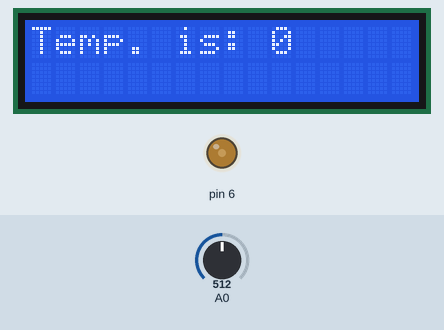
Simulated run of this sketch. Board: Arduino Uno, built with avr-gcc and run on an emulated ATmega328P. Shown: 16×2 character LCD, output pins drawn as LEDs (lit = HIGH). Inputs (shaded band) come from the test bench; at power-on: A0 = 512. What the sketch prints to the serial monitor is not drawn.

Above: at 1.2 s.
1.3 s: A0 set to 716
At 2.8 s:
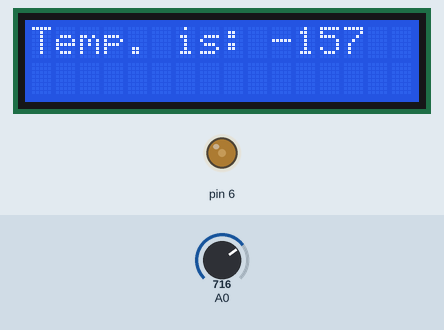
3.5 s: A0 set to 900
At 4.5 s:
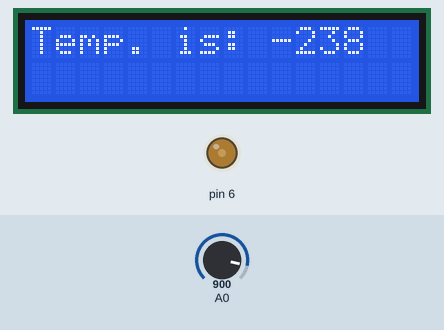
5.5 s: A0 set to 1023
At 7.4 s:
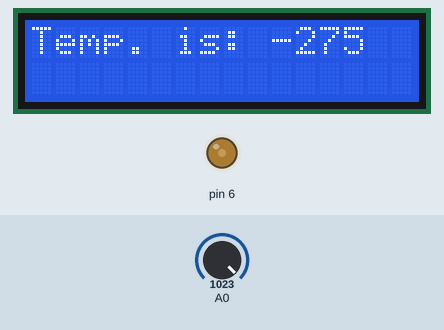
Timing chart, 0 to 8.9 s (numbered marks = the images above; inputs shaded):
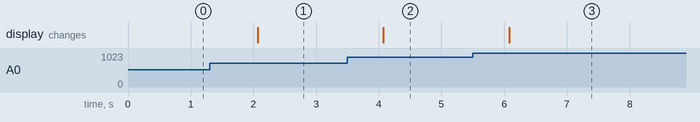

The sketch:

Temperature_Meter.ino
```cpp
#include <LiquidCrystal.h>
int Contrast=75;
 LiquidCrystal lcd(12, 11, 5, 4, 3, 2);

void setup() {
  Serial.begin(9600);
   analogWrite(6,Contrast);
     lcd.begin(16, 2);
}
void loop() {
  int sensorValue = analogRead(A0);
//****************************************************************************************//
  // Convert the analog reading (which goes from 0 - 1023) to a voltage (0 - 5V):
  float voltage = sensorValue * (5.0 / 1024.0);
//****************************************************************************************//
//************ I = voltage / Known Resistor *******************//
  float I = voltage / 1000;
  float VRx = 5 - voltage;
  float Rx = VRx / I;
  Rx = (5 - voltage) / I;
  int Tx;
  int Out ;
  Tx = map(Rx, 1000, 2740, 0, 480);
  Out = Tx ;
//********Print***************//
  ("Temperature:");
  Serial.print(Out);
  (" °C");
  lcd.setCursor(0, 0);
    lcd.print("Temp. is: ");
    lcd.print(Tx);
  delay(1000);
}
```

Measured:
- after the input at 1.3 s, the display: changes after 0.77 s (image 1)
- after the input at 3.5 s, the display: changes after 0.57 s (image 2)
- after the input at 5.5 s, the display: changes after 0.58 s (image 3)
